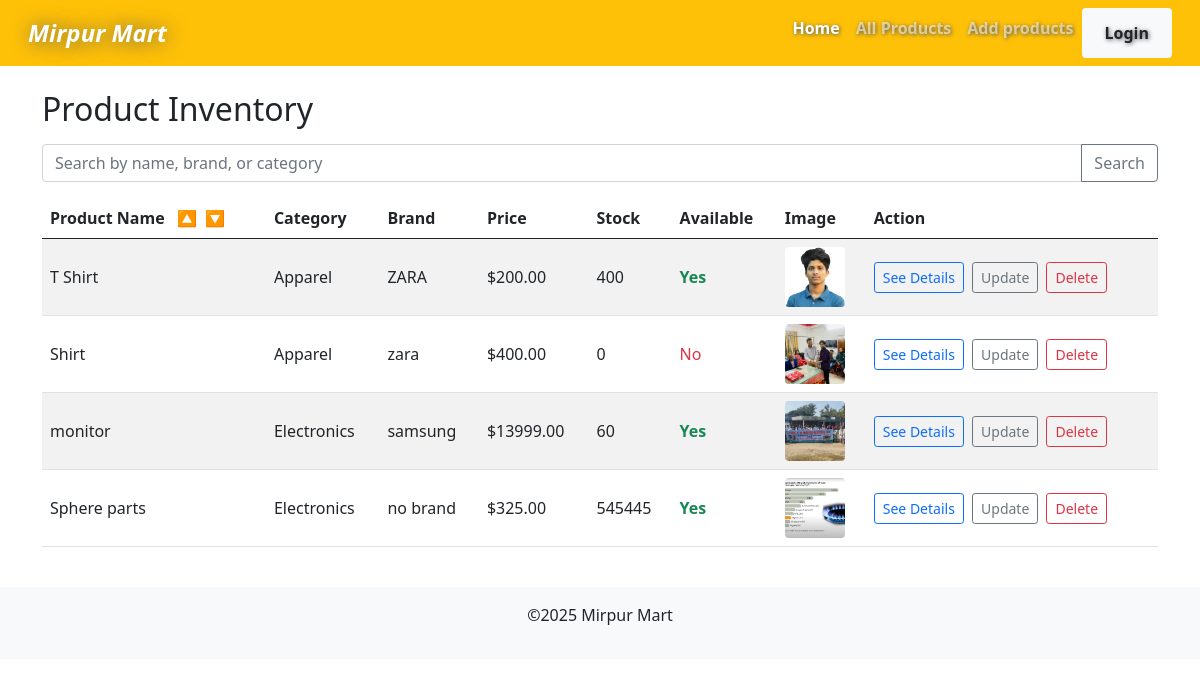
The page /all_products/ on the database its author committed.
### products/models.py (models this page shows)
class Product(models.Model):
    name = models.CharField(max_length=255)
    description = models.TextField(max_length=200)
    price = models.DecimalField(max_digits=10, decimal_places=2)
    category = models.CharField(max_length=100)
    brand = models.CharField(max_length=100)
    is_available = models.BooleanField(default=True)
    stock_quantity = models.IntegerField(default=0)
    image = models.ImageField(upload_to='product/images/', null=True, blank=True)
    is_deleted = models.BooleanField(default=False)
    created_at = models.DateTimeField(auto_now_add=True)
    updated_at = models.DateTimeField(auto_now=True)
    def __str__(self):
        return f'{self.name} - {self.price}'

### products/views.py (the view)
# urls.py: path('all_products/', views.all_products, name='all_products'),
def all_products(request):
    query = request.GET.get('query', '').strip()
    order = request.GET.get('order', '')
    products_qs = Product.objects.filter(is_deleted=False)
    print(products_qs)
    if query:
        products_qs = products_qs.filter(
            Q(name__icontains=query) | Q(brand__icontains=query) | Q(category__icontains=query)
        )
    if order == 'asc':
        products_qs = products_qs.order_by('name')
    elif order == 'desc':
        products_qs = products_qs.order_by('-name')
    context = {
        'products': products_qs,
    }
    return render(request, 'product_page/all_products.html', context)

### products/templates/product_page/all_products.html (shortened to what this page needs)
{% extends 'base.html' %}
{% block content %}
<div class="container my-4">
    <h2 class="mb-3">Product Inventory</h2>
    <form method="get" class="mb-3">
        <div class="input-group">
            <input type="text" name="query" value="{{ request.GET.query|default:'' }}" placeholder="Search by name, brand, or category" class="form-control">
            <button class="btn btn-outline-secondary" type="submit">Search</button>
        </div>
    </form>
    <div class="table-responsive">
        <table class="table table-striped table-hover align-middle">
            <thead>
                <tr>
                    <th>
                        Product Name
                        <a href="?query={{ request.GET.query|urlencode }}&order=asc" class="ms-2 text-decoration-none">🔼</a>
                        <a href="?query={{ request.GET.query|urlencode }}&order=desc" class="ms-1 text-decoration-none">🔽</a>
                    </th>
                    <th>Category</th>
                    <th>Brand</th>
                    <th>Price</th>
                    <th>Stock</th>
                    <th>Available</th>
                    <th>Image</th>
                    <th>Action</th>
                </tr>
            </thead>
            <tbody>
                {% for product in products %}
                    <tr>
                        <td>{{ product.name }}</td>
                        <td>{{ product.category|default:"N/A" }}</td>
                        <td>{{ product.brand|default:"N/A" }}</td>
                        <td>${{ product.price|floatformat:2 }}</td>
                        <td>{{ product.stock_quantity }}</td>
                        <td>
                            {% if product.is_available %}
                                <span class="text-success fw-bold">Yes</span>
                            {% else %}
                                <span class="text-danger">No</span>
                            {% endif %}
                        </td>
                        <td>
                            {% if product.image %}
                                <img src="{{ product.image.url }}" alt="{{ product.name }}" width="60" height="60" style="object-fit:cover;border-radius:4px;">
                            {% else %}
                                <span class="text-muted small">No image</span>
                            {% endif %}
                        </td>
                        <td>
                            <a href="{% url 'product_details' product.id %}" class="btn btn-sm btn-outline-primary me-1">See Details</a>
                            <a href="{% url 'update_product' product.id %}" class="btn btn-sm btn-outline-secondary me-1">Update</a>
                            <form method="post" action="{% url 'delete_product' product.id %}" style="display:inline">
                                <button type="submit" class="btn btn-sm btn-outline-danger" onclick="return confirm('Are you sure you want to delete this product?');">Delete</button>
                            </form>
                        </td>
                    </tr>
                {% empty %}
                <tr>
                    <td colspan="8" class="text-center py-4">No products found matching your criteria.</td>
                </tr>
                {% endfor %}
            </tbody>
        </table>
    </div>
</div>
{% endblock content %}

### rows shown on the page
Product: name "T Shirt", category "Apparel", brand "ZARA", price "200.00", stock_quantity "400", is_available "Yes", image (picture)
Product: name "Shirt", category "Apparel", brand "zara", price "400.00", stock_quantity "0", is_available "No", image (picture)
Product: name "monitor", category "Electronics", brand "samsung", price "13999.00", stock_quantity "60", is_available "Yes", image (picture)
Product: name "Sphere parts", category "Electronics", brand "no brand", price "325.00", stock_quantity "545445", is_available "Yes", image (picture)
